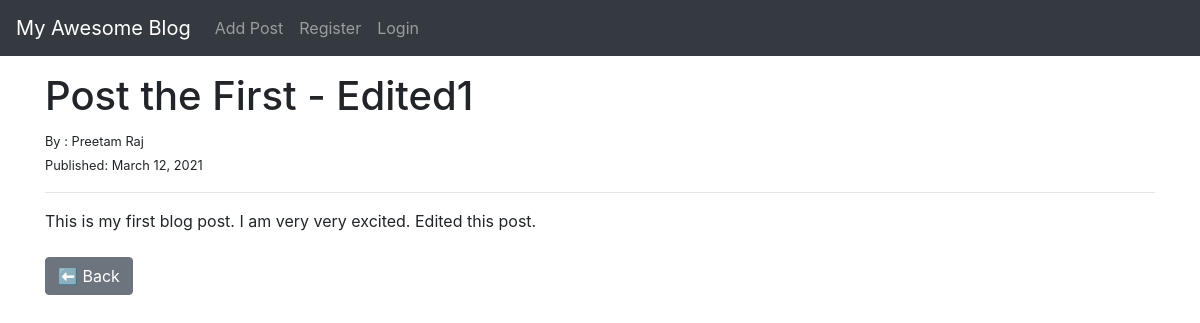
/post/1, run on an earlier commit of the app's database.
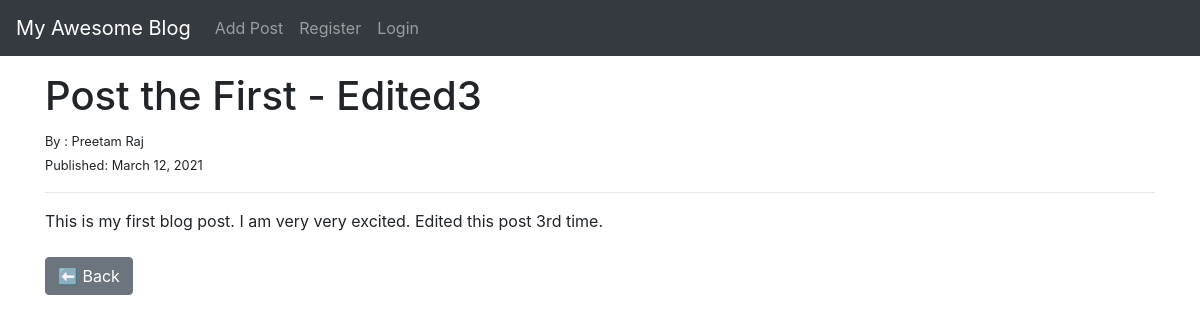
And on a later commit of the database.
### theblog/models.py (models this page shows, shortened)
class Post(models.Model):
    title = models.CharField(max_length=255)
    author = models.ForeignKey(User, on_delete=models.CASCADE)
    body = models.TextField()
    post_date = models.DateField(auto_now_add=True)

### theblog/views.py (the view)
# urls.py: path('post/<int:pk>', post_detail_view, name='post-detail'),
def post_detail_view(request, pk):
    post = Post.objects.get(id=pk)
    context = {'post': post}
    return render(request, 'post_detail.html', context)

### theblog/templates/post_detail.html (shortened to what this page needs)
{% extends 'base.html' %}
{% block content %}
<h1>{{post.title}}</h1>
<small>By : {{post.author.first_name}} {{post.author.last_name}}</small><br>
<small>Published: {{post.post_date}}</small>
<br>
<hr>
{{post.body}}
<br> <br>
<a href="{% url 'home' %}"><button class="btn btn-secondary">⬅ Back</button></a>
{% endblock %}

What changed in the data, as far as the page shows it:
changed Post "Preetam": title "Post the First - Edited1" → "Post the First - Edited3"; body "This is my first blog post. I am very very excited. Edited this post." → "This is my first blog post. I am very very excited. Edited this post 3rd time."
